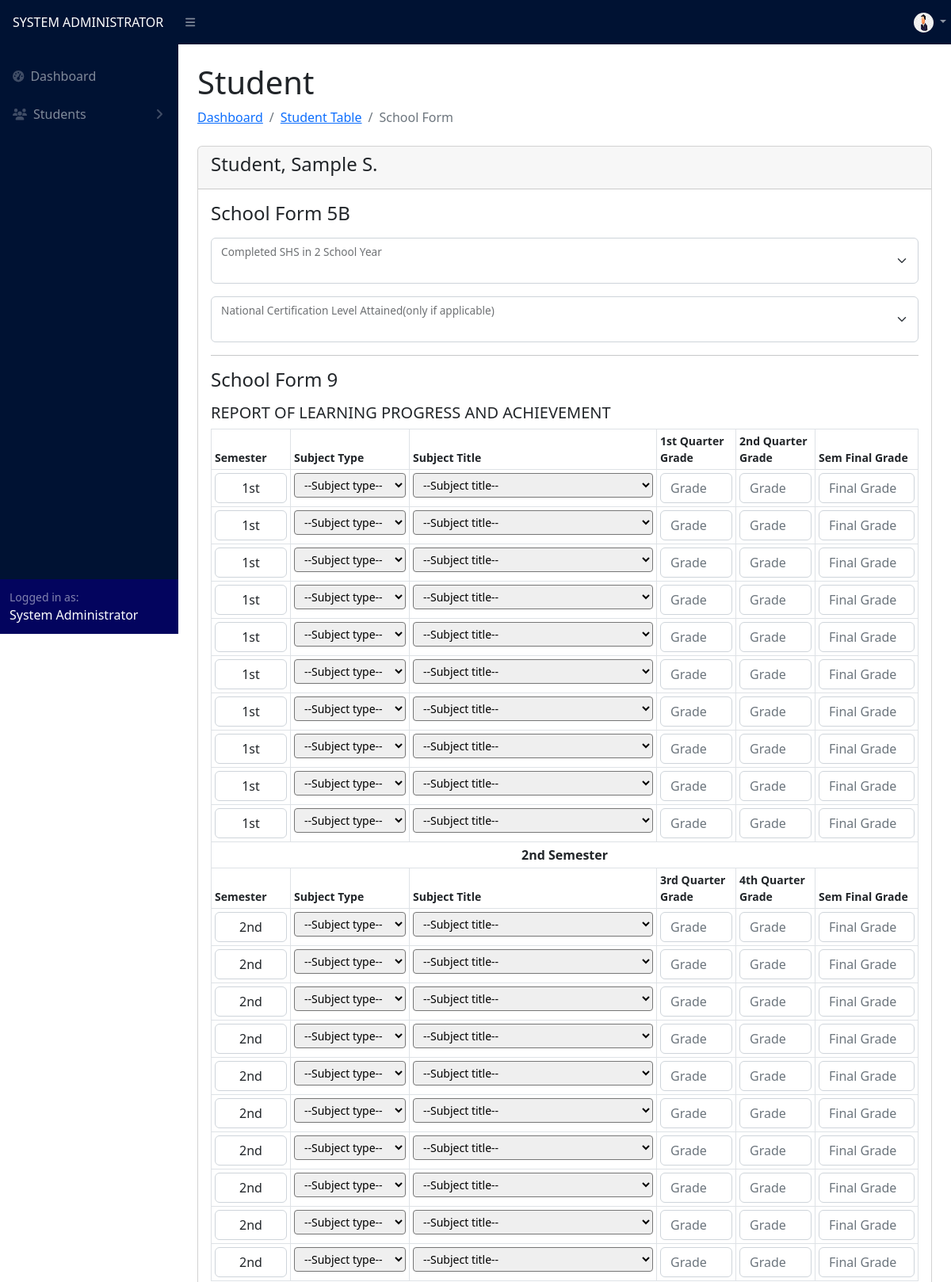
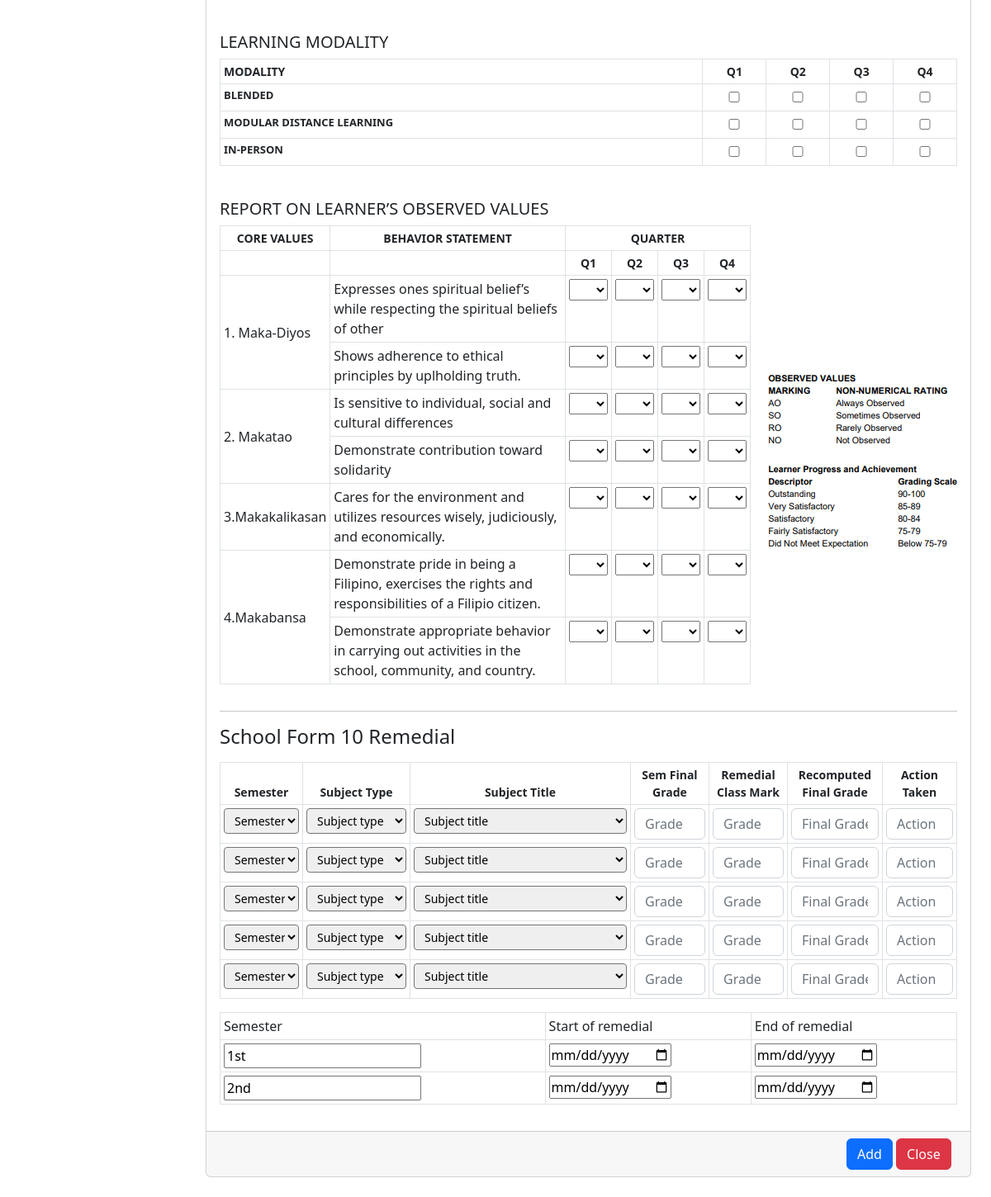
Screenshot of /adviser/add.php?id=23 (signed in) with the database file from the repository (2 pictures, top to bottom).
### tables this page shows
CREATE TABLE `user` (
  `id` int(11) NOT NULL,
  `username` varchar(255) NOT NULL,
  `password` varchar(255) NOT NULL,
  `password2` varchar(255) NOT NULL,
  `name` varchar(255) NOT NULL,
  `user_type` varchar(255) NOT NULL,
  `section` varchar(255) NOT NULL,
  `status` varchar(255) NOT NULL,
  `profile_picture` varchar(50) NOT NULL
);

CREATE TABLE `student` (
  `id` int(11) NOT NULL,
  `lrn` int(255) NOT NULL,
  `name` varchar(255) NOT NULL,
  `fname` varchar(255) NOT NULL,
  `mname` varchar(255) NOT NULL,
  `lname` varchar(255) NOT NULL,
  `suffix` varchar(255) NOT NULL,
  `sex` varchar(255) NOT NULL,
  `birth_date` varchar(255) NOT NULL,
  `birth_date2` date NOT NULL,
  `age` int(255) NOT NULL,
  `ra` varchar(255) NOT NULL,
  `house_no` varchar(255) NOT NULL,
  `barangay` varchar(255) NOT NULL,
  `municipality` varchar(255) NOT NULL,
  `province` varchar(255) NOT NULL,
  `barangay_id` int(11) NOT NULL,
  `municipality_id` int(11) NOT NULL,
  `province_id` int(11) NOT NULL,
  `father` varchar(255) NOT NULL,
  `mother` varchar(255) NOT NULL,
  `guardian` varchar(255) NOT NULL,
  `relationship` varchar(255) NOT NULL,
  `contact` varchar(255) NOT NULL,
  `section` varchar(255) NOT NULL,
  `school_year_id` int(11) NOT NULL,
  `school_year` varchar(255) NOT NULL,
  `track` varchar(255) NOT NULL,
  `strand` varchar(255) NOT NULL,
  `grade` int(255) NOT NULL,
  `status` varchar(255) NOT NULL DEFAULT 'complete',
  `lm` varchar(255) NOT NULL,
  `indicator` varchar(255) NOT NULL,
  `ri` varchar(255) NOT NULL,
  `rid` varchar(255) NOT NULL,
  `weight` float NOT NULL,
  `height` float NOT NULL,
  `height2` float NOT NULL,
  `bmi` float NOT NULL,
  `bmi_category` varchar(255) NOT NULL,
  `hfa_category` varchar(255) NOT NULL,
  `sf8_remarks` varchar(255) NOT NULL,
  `is_archived` tinyint(4) NOT NULL,
  `enrollment` varchar(255) NOT NULL
);

### adviser/add.php (the view, shortened to what the rows shown need)
<?php
include("../config.php");
$id = $_GET["id"];
$student = "SELECT * FROM `student` WHERE `id` = '$id' AND is_archived = 0";
$studentResult = $conn->query($student);
$studentRow = $studentResult->fetch_assoc();
?>
<!DOCTYPE html>
<html lang="en">
<head>
    <link href="https://cdn.jsdelivr.net/npm/simple-datatables@7.1.2/dist/style.min.css" rel="stylesheet" />
    <link href="../css/styles.css" rel="stylesheet" />
</head>
<body class="sb-nav-fixed">
    <?php include("navigation.php") ?>
    <div id="layoutSidenav_content">
        <main>
            <div class="container-fluid px-4">
                <div class="d-flex justify-content-between align-items-end">
                    <div>
                        <h1 class="mt-4">Student</h1>
                    </div>
                </div>
                <div class="card mb-4">
                    <div class="card-header">
                        <h4><?php echo $studentRow['name'] ?></h4>
                    </div>
                    <form action="" method="POST" class="needs-validation">
                        <div class=" card-body">
                            <table class="table table-sm table-hover table-bordered">
                                <thead>
                                    <tr class="fw-bold" style="font-size: 14px;">
                                        <td style="width: 100px;">Semester</td>
                                        <td style="width: 150px;">Subject Type</td>
                                        <td>Subject Title</td>
                                        <td style="width: 100px;">1st Quarter Grade</td>
                                        <td style="width: 100px;">2nd Quarter Grade</td>
                                        <td style="width: 130px;">Sem Final Grade</td>
                                    </tr>
                                </thead>
                                <tbody>
                                    <tr>
                                        <thead>
                                            <tr class="fw-bold" style="font-size: 14px;">
                                                <td style="width: 100px;">Semester</td>
                                                <td style="width: 150px;">Subject Type</td>
                                                <td>Subject Title</td>
                                                <td style="width: 100px;">3rd Quarter Grade</td>
                                                <td style="width: 100px;">4th Quarter Grade</td>
                                                <td style="width: 130px;">Sem Final Grade</td>
                                            </tr>
                                        </thead>
                                    </tr>
                                </tbody>
                            </table>
                            <br>
                            <table class="table table-sm table-hover table-bordered">
                                <thead>
                                    <tr class="fw-bold" style="font-size: 14px;">
                                        <td>MODALITY</td>
                                        <td class="text-center">Q1</td>
                                        <td class="text-center">Q2</td>
                                        <td class="text-center">Q3</td>
                                        <td class="text-center">Q4</td>
                                    </tr>
                                </thead>
                            </table>
                            <br>
                            <div class="d-flex justify-content-center align-items-center">
                                <table class="table table-sm table-hover table-bordered">
                                    <thead>
                                        <tr class="fw-bold text-center" style="font-size: 14px;">
                                            <td>CORE VALUES</td>
                                            <td>BEHAVIOR STATEMENT</td>
                                            <td colspan="4">
                                                QUARTER
                                            </td>
                                        </tr>
                                        <tr class="fw-bold text-center" style="font-size: 14px;">
                                            <td></td>
                                            <td></td>
                                            <td>Q1</td>
                                            <td>Q2</td>
                                            <td>Q3</td>
                                            <td>Q4</td>
                                        </tr>
                                    </thead>
                                </table>
                            </div>
                            <table class="table table-sm table-hover table-bordered">
                                <thead>
                                    <tr class="fw-bold" style="font-size: 14px; text-align:center;">
                                        <td style="width: 100px;">Semester</td>
                                        <td style="width: 130px;">Subject Type</td>
                                        <td>Subject Title</td>
                                        <td style="width: 95px;">Sem Final Grade</td>
                                        <td style="width: 95px;">Remedial Class Mark</td>
                                        <td style="width: 115px;">Recomputed Final Grade</td>
                                        <td style="width: 90px;">Action Taken</td>
                                    </tr>
                                </thead>
                            </table>
                            <table class="table table-sm table-hover table-bordered">
                                <thead>
                                    <tr>
                                        <td>Semester</td>
                                        <td>Start of remedial</td>
                                        <td>End of remedial</td>
                                    </tr>
                                </thead>
                            </table>
                        </div>
                    </form>
                </div>
        </main>
    </div>
</body>
</html>

### adviser/navigation.php (shortened to what the rows shown need)
<nav class="sb-topnav navbar navbar-expand navbar-dark" style="background-color: #001233;">
    <div class="ms-auto me-0" style="width: 55px;">
        <ul class="navbar-nav ms-auto ms-md-0 me-3 me-lg-4">
            <li class="nav-item dropdown">
                <a class="nav-link dropdown-toggle" id="navbarDropdown" href="#" role="button" data-bs-toggle="dropdown" aria-expanded="false">
                    <?php
                    $profile_id = $_SESSION['id'];
                    $profilePic = "SELECT `profile_picture` FROM `user` WHERE id = '$profile_id'";
                    $profilePicResult = $conn->query($profilePic);
                    $profilePicRow = $profilePicResult->fetch_assoc();
                    $profilePicImage = $profilePicRow['profile_picture'];
                    if ($profilePicRow['profile_picture'] != '') { ?>
                        <img src="../profile_pic/<?php echo $profilePicImage ?>" style="border-radius: 100px; margin-right: 0;" width="25px" height="25px">
                    <?php } else { ?>
                        <img src="../profile_pic/default_profile.jpg" style="border-radius: 100px; margin-right: 0;" width="25px" height="25px">
                    <?php }
                    ?>
                </a>
            </li>
        </ul>
    </div>
</nav>
<div id="layoutSidenav">

### rows the page displays
user: profile_picture (picture)
student: name "Student, Sample S."

### other values shown
$_SESSION['user_type'] "SYSTEM ADMINISTRATOR"
$_SESSION['name'] "System Administrator"
